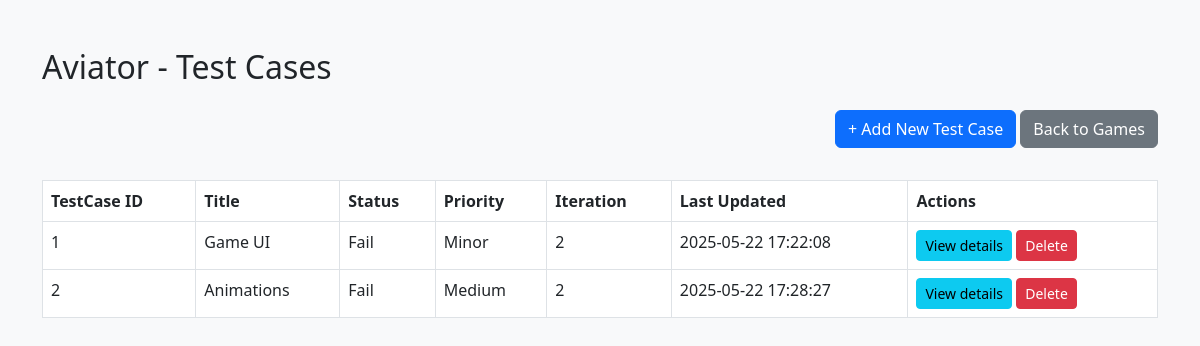
/games/Aviator, run on the app's committed database.
### tables this page shows
CREATE TABLE test_cases (
            id INTEGER PRIMARY KEY AUTOINCREMENT,
            game TEXT,
            testcase_number INTEGER,
            title TEXT,
            description TEXT,
            steps TEXT,
            expected_result TEXT,
            actual_result TEXT,
            status TEXT,
            priority TEXT,
            iteration INTEGER,
            created_by TEXT,
            date_created TEXT
        );

### app.py (the view)
@app.route('/games/<game_name>')
def index(game_name):
    test_cases = get_all_test_cases(game_name)
    grouped_cases = defaultdict(list)
    for case in test_cases:
        grouped_cases['All Test Cases'].append(case)
    return render_template('index.html', game_name=game_name, grouped_cases=dict(grouped_cases))

### models.py (called while the page is built)
def get_all_test_cases(game):
    with sqlite3.connect(DB_NAME) as conn:
        conn.row_factory = sqlite3.Row
        c = conn.cursor()
        c.execute('''
            SELECT
                tc.*,
                COALESCE((
                    SELECT MAX(updated_at)
                    FROM test_case_history
                    WHERE test_case_id = tc.id
                ), tc.date_created) AS last_updated
            FROM test_cases tc
            WHERE tc.game = ?
            ORDER BY tc.testcase_number ASC
        ''', (game,))
        return c.fetchall()

### templates/index.html (shortened to what this page needs)
<!DOCTYPE html>
<html lang="en">
<head>
    <link href="https://cdn.jsdelivr.net/npm/bootstrap@5.3.0/dist/css/bootstrap.min.css" rel="stylesheet" />
</head>
<body class="bg-light">
<div class="container mt-5">
    <h2 class="mb-4">{{ game_name }} - Test Cases</h2>
    <div class="text-end mb-3">
        <a href="{{ url_for('add', game_name=game_name) }}" class="btn btn-primary mb-3">+ Add New Test Case</a>
        <a href="{{ url_for('home') }}" class="btn btn-secondary mb-3">Back to Games</a>
    </div>
    {% if grouped_cases['All Test Cases'] %}
        <table class="table table-bordered table-hover bg-white">
            <thead>
                <tr>
                    <th>TestCase ID</th>
                    <th>Title</th>
                    <th>Status</th>
                    <th>Priority</th>
                    <th>Iteration</th>
                    <th>Last Updated</th>
                    <th>Actions</th>
                </tr>
            </thead>
            <tbody>
                {% for case in grouped_cases['All Test Cases'] %}
                <tr>
                    <td>{{ case.testcase_number }}</td>
                    <td>{{ case.title }}</td>
                    <td>{{ case.status }}</td>
                    <td>{{ case.priority }}</td>
                    <td>{{ case.iteration if case.iteration > 0 else '-' }}</td>
                    <td>{{ case.last_updated }}</td>
                    <td>
                        <a href="{{ url_for('view_testcase', game_name=game_name, testcase_id=case.id) }}" class="btn btn-sm btn-info">View details</a>
                        <form action="{{ url_for('delete_testcase', game_name=game_name, testcase_id=case.id) }}" method="post" style="display:inline;" onsubmit="return confirm('Are you sure you want to delete this test case?');">
                            <button type="submit" class="btn btn-danger btn-sm">Delete</button>
                        </form>
                    </td>
                </tr>
                {% endfor %}
            </tbody>
        </table>
    {% else %}
        <p>No test cases found.</p>
    {% endif %}
</div>
</body>
</html>

### data on the page
test_cases: testcase_number "1", title "Game UI", status "Fail", priority "Minor", iteration "2", last_updated "2025-05-22 17:22:08"
test_cases: testcase_number "2", title "Animations", status "Fail", priority "Medium", iteration "2", last_updated "2025-05-22 17:28:27"

### other printed values
{{ game_name }} "Aviator"
